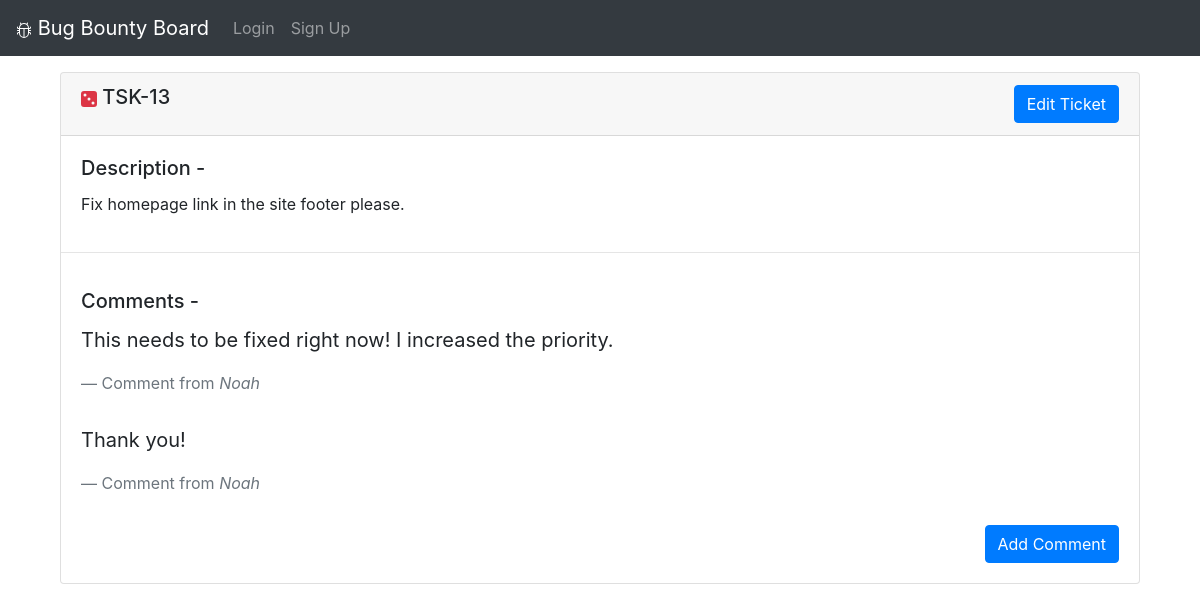
Screenshot of /view-ticket/1 with the database file from the repository.
### web_app/models.py (models this page shows)
class Ticket(db.Model):
    id = db.Column(db.Integer, primary_key=True)
    name = db.Column(db.String(25))
    description = db.Column(db.String(250))
    priority = db.Column(db.Integer)
    status = db.Column(db.String(25))
    project_id = db.Column(db.Integer, db.ForeignKey('project.id'))
    comments = db.relationship('Comment')

class Comment(db.Model):
    id = db.Column(db.Integer, primary_key=True)
    comment_text = db.Column(db.String(250))
    creator = db.Column(db.String(50))
    ticket_id = db.Column(db.Integer, db.ForeignKey('ticket.id'))

### web_app/views.py (the view, shortened to what this page needs)
@views.route('/view-ticket/<ticket_id>', methods=['GET', 'POST'])
def view_ticket(ticket_id):
    ticket = Ticket.query.get(ticket_id)
    return render_template("ticket_view.html", user=current_user, current_ticket=ticket)

### web_app/templates/ticket_view.html (shortened to what this page needs)
{% extends "base.html" %} {% block title %}Ticket View{% endblock %}
{% block content %}
    <div class="container-fluid pt-3">
        <div class="card">
            <h5 class="card-header">
                {{ current_ticket.name }}
                <button type="button" id="create-btn" class="text-right btn btn-primary mb-0 float-right" data-toggle="modal" data-target="#exampleModal">
                    Edit Ticket
                </button>
            </h5>
            <div class="card-body">
              <h5 class="card-title">Description - </h5>
              <p class="card-text">{{ current_ticket.description }}</p>
            </div>
            <hr>
                <div class="card-body">
                <h5 class="card-title">Comments - </h5>
                    <blockquote class="blockquote mb-0">
                        {% for comment in current_ticket.comments %}
                        <p>{{ comment.comment_text }}</p>
                        <footer class="blockquote-footer">Comment from <cite title="Source Title">{{ comment.creator }}</cite></footer>
                        <br>
                        {% endfor %}
                    </blockquote>
                  <button type="button" id="create-btn" class="text-right btn btn-primary mb-0 float-right" data-toggle="modal" data-target="#commentModal">
                    Add Comment
                  </button>
                </div>
        </div>
    </div>
    </div>
{% endblock %}

### rows the page displays
Ticket: name "TSK-13", description "Fix homepage link in the site footer please."
Comment: comment_text "This needs to be fixed right now! I increased the priority.", creator "Noah"
Comment: comment_text "Thank you!", creator "Noah"
